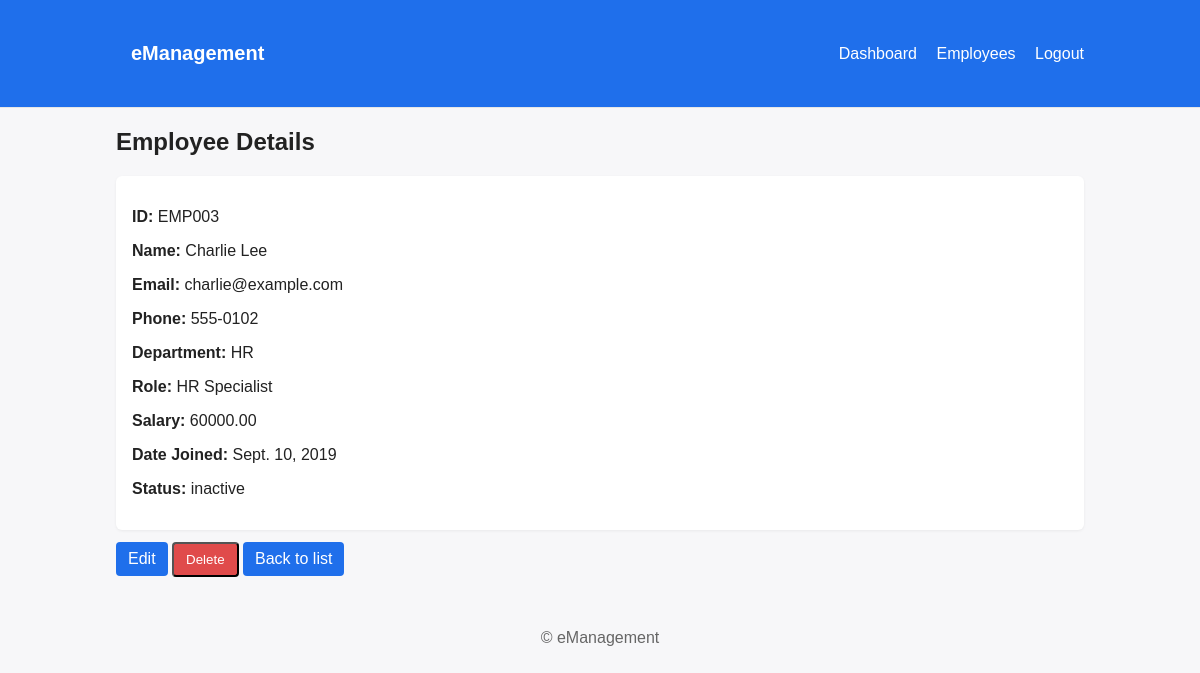
Page /employees/3/ (signed in) on the committed database.
### employees/models.py (models this page shows, shortened)
class Employee(models.Model):
    STATUS_CHOICES = [
        ('active', 'Active'),
        ('inactive', 'Inactive'),
    ]
    employee_id = models.CharField(max_length=20, unique=True)
    name = models.CharField(max_length=100)
    email = models.EmailField()
    phone = models.CharField(max_length=20, blank=True)
    department = models.CharField(max_length=100)
    role = models.CharField(max_length=100)
    salary = models.DecimalField(max_digits=10, decimal_places=2)
    date_joined = models.DateField()
    status = models.CharField(max_length=10, choices=STATUS_CHOICES, default='active')

### employees/views.py (the view)
# urls.py: path('employees/<int:pk>/', views.EmployeeDetailView.as_view(), name='employee_detail'),
class EmployeeDetailView(DetailView):
    model = Employee
    template_name = 'employees/employee_detail.html'
    def dispatch(self, request, *args, **kwargs):
        if not request.user.is_authenticated:
            from django.contrib.auth.views import redirect_to_login
            return redirect_to_login(request.get_full_path())
        return super().dispatch(request, *args, **kwargs)

### templates/employees/employee_detail.html (shortened to what this page needs)
{% extends 'base.html' %}
{% block content %}
<h2>Employee Details</h2>
<div class="card detail">
  <p><strong>ID:</strong> {{ object.employee_id }}</p>
  <p><strong>Name:</strong> {{ object.name }}</p>
  <p><strong>Email:</strong> {{ object.email }}</p>
  <p><strong>Phone:</strong> {{ object.phone }}</p>
  <p><strong>Department:</strong> {{ object.department }}</p>
  <p><strong>Role:</strong> {{ object.role }}</p>
  <p><strong>Salary:</strong> {{ object.salary }}</p>
  <p><strong>Date Joined:</strong> {{ object.date_joined }}</p>
  <p><strong>Status:</strong> {{ object.status }}</p>
</div>
<div class="actions">
  <a class="btn" href="{% url 'employee_edit' object.pk %}">Edit</a>
  <form id="delete-form" action="{% url 'employee_delete' object.pk %}" method="post" style="display:inline;">
    <button type="submit" class="btn danger" onclick="return confirm('Delete this employee?');">Delete</button>
  </form>
  <a class="btn" href="{% url 'employee_list' %}">Back to list</a>
</div>
{% endblock %}

### static/css/style.css (style rules this page uses)
:root { --accent:#2b6cb0;--danger:#e53e3e;--muted:#6b7280 }
body { font-family:Arial,Helvetica,sans-serif;margin:0;color:#111;background:#f7fafc }
.card { background:#fff;padding:16px;border-radius:6px;box-shadow:0 1px 2px rgba(16,24,40,0.04);flex:1 }
.actions { margin:12px 0 }
.btn { display:inline-block;padding:8px 12px;background:var(--accent);color:#fff;border-radius:4px;text-decoration:none }
.btn.danger { background:var(--danger) }
* { box-sizing: border-box; }
body { font-family: Arial, sans-serif; margin: 0; color: #222; background: #f7f7f9; }
.card { background: white; padding: 16px; border-radius: 6px; flex: 1; min-width: 180px; box-shadow: 0 1px 3px rgba(0,0,0,.06); }
.actions { margin: 12px 0; }
.btn { background: #1f6feb; color: white; padding: 8px 12px; border-radius: 4px; text-decoration: none; display: inline-block; }
.btn.danger, .btn.danger:hover { background: #e04b4b; }
.form-box, .detail { background: white; padding: 16px; border-radius: 6px; box-shadow: 0 1px 3px rgba(0,0,0,.06); }

### rows in the picture
Employee: employee_id "EMP003", name "Charlie Lee", email "charlie@example.com", phone "555-0102", department "HR", role "HR Specialist", salary "60000.00", date_joined "Sept. 10, 2019", status "inactive"
